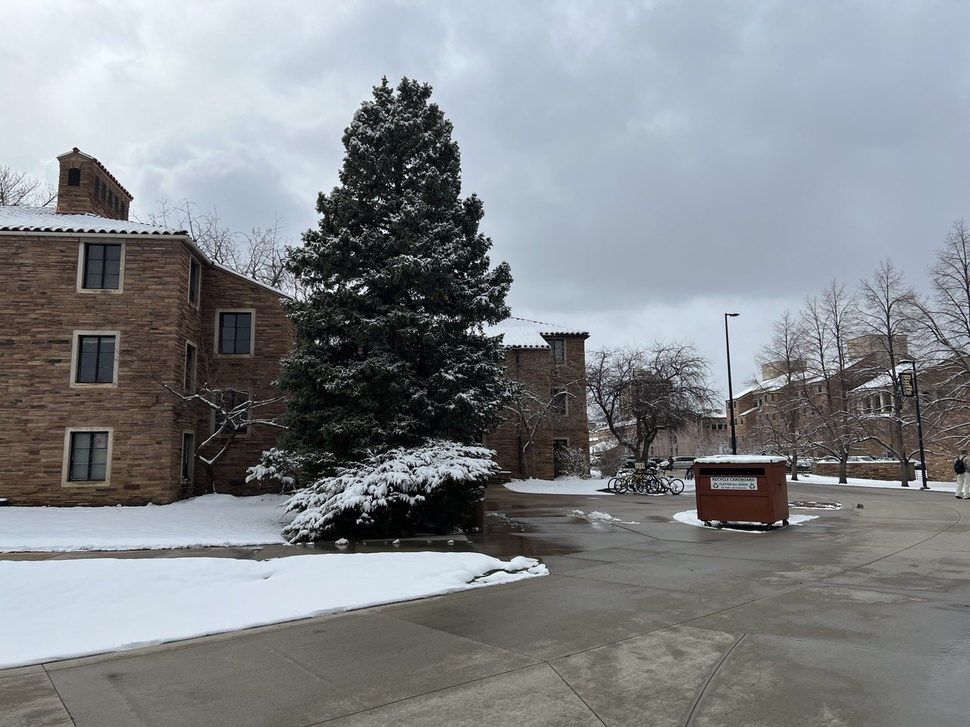
#> input picture images/Q1_1.jpeg, 970 x 727 px, shrunk from 1280 x 960 before the run
$ python Q1.py
#> lines starting #> are read from the running program, lines starting #| are printed output that depends on the picture; long printed decimals are rounded

import argparse
import numpy as np
import cv2

def main():

    parser = argparse.ArgumentParser()

    parser.add_argument('-s', '--src_image', default='images/Q1_1.jpeg')
    parser.add_argument('-d', '--des_image', default='images/Q1_2.jpeg')
    parser.add_argument('-t', '--threshold', type=float, default='5')
    parser.add_argument('-m', '--mode', default='A')

    args = parser.parse_args()

    # Load the images
    img1 = cv2.imread(args.src_image)
#> img1 is the input picture: shape (727, 970, 3); mean B, G, R 138.2, 134.5, 130.6
    img2 = cv2.imread(args.des_image)
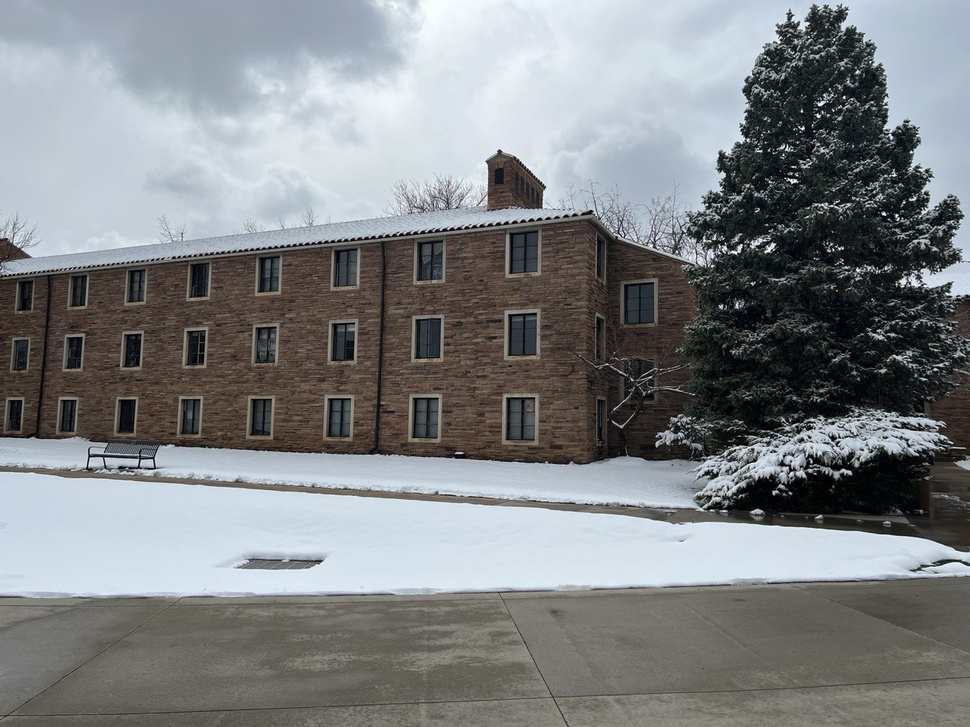
#> input picture images/Q1_2.jpeg, 970 x 727 px, shrunk from 1280 x 960 before the run
#> img2 is the input picture: shape (727, 970, 3); mean B, G, R 133.1, 130.9, 127.8

    # Copy images to another variable
    img1_c = img1.copy()
    img2_c = img2.copy()

    # Find height and width of the original image
    height, width, channels = img2.shape
#> height = 727; width = 970; channels = 3

    # generate the plane with one of the images
    result = np.zeros((height,width*3,3))
    result[:,width:width*2,:]= img2_c
    img2_c = result.astype('uint8')


    # Convert the images to grayscale
    gray1 = cv2.cvtColor(img1, cv2.COLOR_BGR2GRAY)
    gray2 = cv2.cvtColor(img2_c, cv2.COLOR_BGR2GRAY)
    gray2_o = cv2.cvtColor(img2, cv2.COLOR_BGR2GRAY)


    src_pts = []
    dst_pts = []

    def click_event_image_1 (event, x, y, flags, params):
        if event == cv2.EVENT_LBUTTONDOWN:
            if (x,y) not in src_pts:
                src_pts.append((x,y))
            cv2.circle(img1, (x,y), 8, (255, 255, 0), -1)
            cv2.imshow('image 1', img1)


    def click_event_image_2 (event, x, y, flags, params):
        if event == cv2.EVENT_LBUTTONDOWN:
            if (x+width,y) not in dst_pts:
                dst_pts.append((x+width,y))
            cv2.circle(img2, (x,y), 8, (255, 0, 255), -1)
            cv2.imshow('image 2', img2)


    def draw_correspondences(img1, img2, kp1, kp2, good_matches):

        # Create a new image that combines the two input images side by side
        height1, width1 = img1.shape[:2]
        height2, width2 = img2.shape[:2]
        new_width = width1 + width2
        new_height = max(height1, height2)
        new_img = np.zeros((new_height, new_width, 3), dtype=np.uint8)
        new_img[:height1, :width1] = img1
        new_img[:height2, width1:] = img2

        overlay = new_img.copy()

        # Draw circles around the keypoints and lines connecting the matched keypoints
        if good_matches == "M":
            for i in range(len(kp1)):

                p1 = kp1[i]

                # Shift the x-coordinate of the second point to account for the offset in the new image
                p2_shifted = (kp2[i][0] + width1-width2, kp2[i][1])

                # Draw circles around the keypoints and lines connecting the matched keypoints
                color = tuple(np.random.randint(0, 255, 3).tolist())  # Select a random color for each line
                cv2.circle(new_img, p1, 5, color, -1)
                cv2.circle(new_img, p2_shifted, 5, color, -1)
                cv2.line(new_img, p1, p2_shifted, color, 2)
        else:
            for match in good_matches:
                # Get the keypoints from the good matches
                kp1_idx = match.queryIdx
                kp2_idx = match.trainIdx
                p1 = tuple(map(int, kp1[kp1_idx].pt))
                p2 = tuple(map(int, kp2[kp2_idx].pt))

                # Shift the x-coordinate of the second point to account for the offset in the new image
                p2_shifted = (p2[0] + width1-width2, p2[1])

                # Draw circles around the keypoints and lines connecting the matched keypoints
                color = tuple(np.random.randint(0, 255, 3).tolist())  # Select a random color for each line
                cv2.circle(new_img, p1, 5, color, -1)
                cv2.circle(new_img, p2_shifted, 5, color, -1)
                cv2.line(new_img, p1, p2_shifted, color, 2)

        alpha = 0.40
        new_img = cv2.addWeighted(overlay, alpha, new_img, 1 - alpha, 0)

        return new_img

    if args.mode == "A":

        # Find the keypoints and descriptors using SIFT
        sift = cv2.SIFT_create()
        kp1, des1 = sift.detectAndCompute(gray1, None)
#> kp1 = 2647 keypoints; strongest (x, y, size): (456, 271, 1.9), (407, 177, 1.9), (891, 371, 2), (391, 467, 1.9)
        kp2, des2 = sift.detectAndCompute(gray2, None)
#> kp2 = 2943 keypoints; strongest (x, y, size): (1854, 214, 2.6), (1814, 97, 1.8), (1773, 128, 2.2), (1867, 215, 1.9)

        # Match the keypoints
        bf = cv2.BFMatcher()
        matches = bf.knnMatch(des1, des2, k=2)
#> matches = 2647 matches

        # Apply ratio test to filter out false matches
        good_matches = []
        for m, n in matches:
            if m.distance < 0.5*n.distance:
                good_matches.append(m)
#> after the loop, good_matches = 720 matches


        # Estimate the homography matrix using RANSAC
        src_pts = [kp1[m.queryIdx].pt for m in good_matches]
#> src_pts = 720 pairs, first value 10.71 to 504.5, second value 77.95 to 676.4
        dst_pts = [kp2[m.trainIdx].pt for m in good_matches]
#> dst_pts = 720 pairs, first value 1431.2 to 1927, second value 5.42 to 611.9

        cv2.imwrite('results/Q1-Points-threshold='+str(args.threshold)+'-mode='+args.mode+'-number_points='+str(len(src_pts))+'.jpg', draw_correspondences(img1_c,img2, kp1, kp2, good_matches))
#> in draw_correspondences, `new_img[:height2, width1:] = img2`:
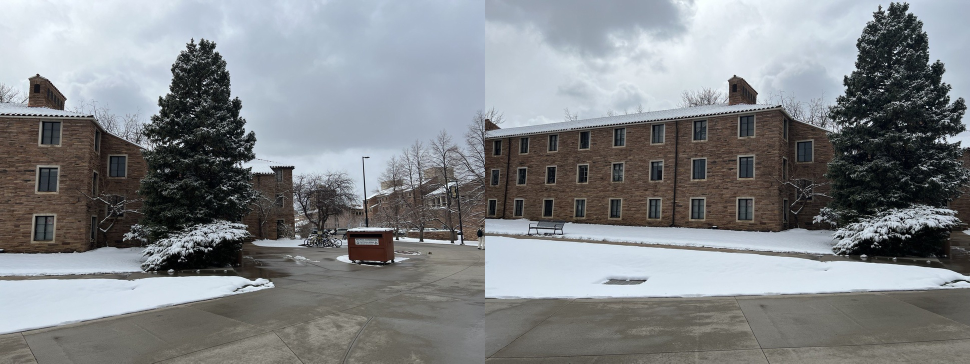
#> new_img: shape (727, 1940, 3) (shown at 1/2 size); mean B, G, R 135.7, 132.7, 129.2
#> the loop in draw_correspondences, `for match in good_matches:` made 720 passes
#> (kp1_idx, kp2_idx, p1, p2_shifted, color) on passes 1 to 3: (20, 958, (10, 389), (1432, 362), (172, 47, 117)), (29, 959, (13, 369), (1433, 346), (192, 67, 251)), (35, 963, (16, 356), (1434, 335), (195, 103, 9))
#> after the loop in draw_correspondences, `for match in good_matches:`:
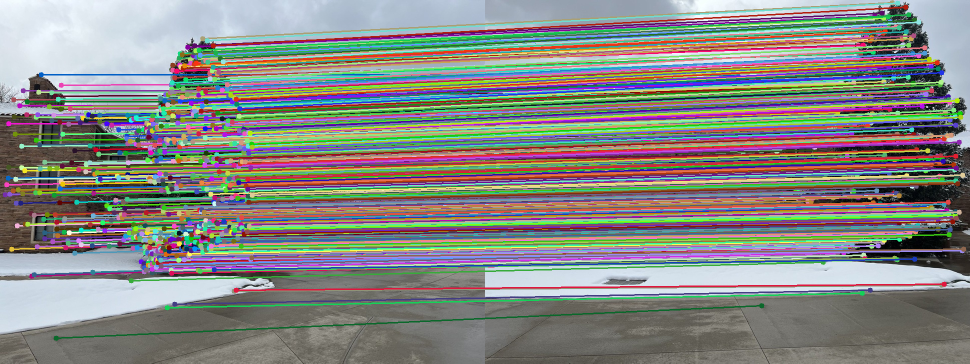
#> new_img: shape (727, 1940, 3) (shown at 1/2 size); mean B, G, R 131, 135.4, 134.6
#> in draw_correspondences, `new_img = cv2.addWeighted(overlay, alpha, new_img, 1 - alpha, 0)`:
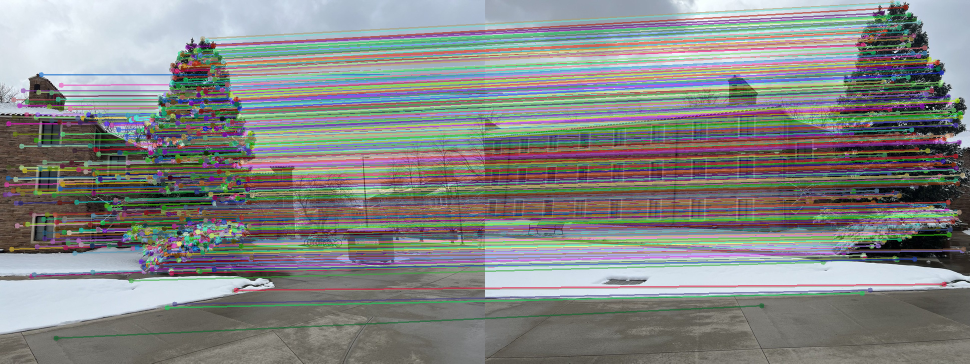
#> new_img: shape (727, 1940, 3) (shown at 1/2 size); mean B, G, R 132.9, 134.3, 132.4


    elif args.mode == "M":

        cv2.imshow('image 1', img1)
        cv2.imshow('image 2', img2)

        cv2.setMouseCallback('image 1', click_event_image_1)
        cv2.setMouseCallback('image 2', click_event_image_2)

        cv2.waitKey(0)
        cv2.destroyAllWindows()

        cv2.imwrite('results/Q1-Points-threshold='+str(args.threshold)+'-mode='+args.mode+'-number_points='+str(len(src_pts))+'.jpg', draw_correspondences(img1_c,img2, src_pts, dst_pts,"M"))


    dst_pts = np.float32(dst_pts).reshape(-1, 1, 2)
#> dst_pts = 720 rows, first 8: [1432.1, 362.6], [1433.5, 346.5], [1434.8, 335], [1431.2, 243.8], [1434.6, 317.1], [1438.3, 361.9], [1445, 452.5], [1442.7, 356.1]
    src_pts = np.float32(src_pts).reshape(-1, 1, 2)
#> src_pts = 720 rows, first 8: [10.71, 389.3], [13.92, 369.9], [16.32, 356.2], [17.75, 247.5], [17.78, 334.6], [19.86, 388.9], [23.44, 498.4], [26.47, 381.9]

    print('Number of points:', len(src_pts))
#| Number of points: 720


    M, mask = cv2.findHomography(src_pts, dst_pts, cv2.RANSAC, args.threshold)
#> M = [[-0.2, 0.0931, 1408.8], [-0.246, 0.849, 37.33], [-0.000627, 3.75e-05, 1]]; mask = 720 values, max 1 at index 0, min 0 at index 26, mean 0.993


    # Calculate the alignment error
    error = 0
    count = 0
    for i in range(len(src_pts)):
        if mask[i] == 1:
            p1 = np.array([src_pts[i][0][0],src_pts[i][0][1],1])
            p2 = np.array([dst_pts[i][0][0],dst_pts[i][0][1],1])
            aligned_pt = np.dot(M, p1)
            error += np.sqrt((aligned_pt[0] - p2[0])**2 + (aligned_pt[1] - p2[1])**2)
            count += 1
#> this loop made 720 passes
#> (p1, p2, aligned_pt, error) on passes 1 to 10: ([10.71, 389.3, 1], [1432.1, 362.6, 1], [1442.9, 365.3, 1.01], 11.1), ([13.92, 369.9, 1], [1433.5, 346.5, 1], [1440.4, 348, 1.01], 18.17), ([16.32, 356.2, 1], [1434.8, 335, 1], [1438.7, 335.8, 1], 22.13), ([17.75, 247.5, 1], [1431.2, 243.8, 1], [1428.3, 243.1, 0.998], 25.15), ([17.78, 334.6, 1], [1434.6, 317.1, 1], [1436.4, 317.1, 1], 26.93), ([19.86, 388.9, 1], [1438.3, 361.9, 1], [1441, 362.7, 1], 29.72), ([23.44, 498.4, 1], [1445, 452.5, 1], [1450.5, 454.7, 1], 35.65), ([26.47, 381.9, 1], [1442.7, 356.1, 1], [1439, 355.1, 0.998], 39.4), ([27.65, 199.2, 1], [1436.5, 200.9, 1], [1421.8, 199.7, 0.99], 54.15), ([28.65, 233.1, 1], [1438.6, 230.5, 1], [1424.7, 228.2, 0.991], 68.19)
#> (p1, p2) on pass 69: ([120.2, 377.4, 1], [1512, 349.7, 1])
    print('Alignment error:', error / count)
#| Alignment error: 342.973

    # Generate final image
    height, width, _ = img1.shape
    img1_warped = cv2.warpPerspective(img1_c, M, (width*3, height))
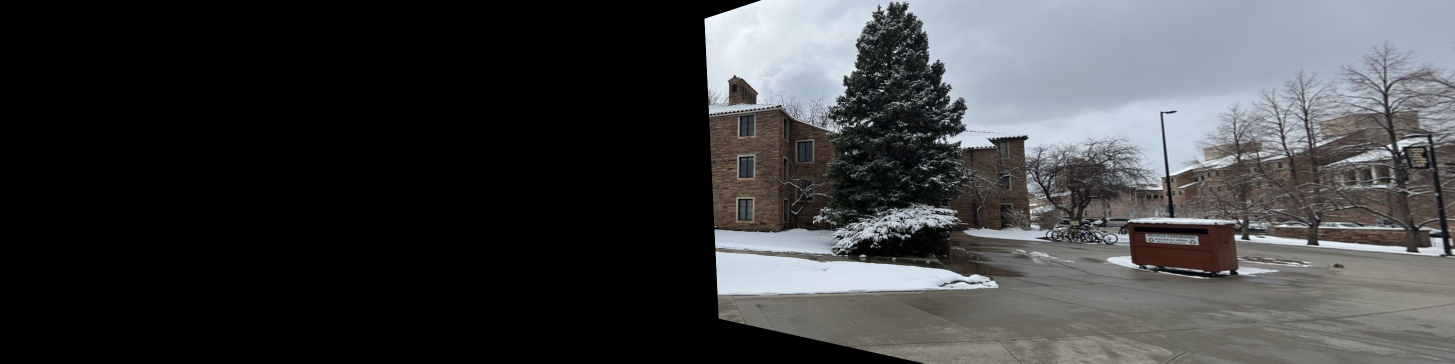
#> img1_warped: shape (727, 2910, 3) (shown at 1/2 size); mean B, G, R 64.5, 63.1, 61.8

    mask = np.ones_like(img1_warped)
    mask[img1_warped==0]=0
    mask[result==0]=0
    result = (result + img1_warped) * (1-mask) + (result * 0.5 + img1_warped * 0.5) * (mask)

    # Crop Image
    f = np.sum(result[:,0])

    for i in range(width*3):
        if np.sum(result[:,i])!=0 and f==0:
            result = result[:,i:-1,:]
            break
        if np.sum(result[:,i])==0 and f!=0:
            result = result[:,0:i,:]
            break
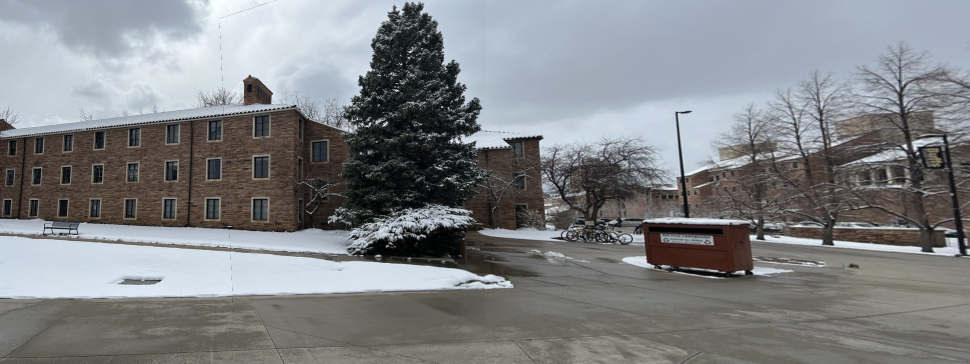
#> result: shape (727, 1939, 3) float64 (shown at 1/2 size); mean B, G, R 133.4, 130.7, 128.1

    cv2.imwrite('results/Q1-Final-Image-threshold='+str(args.threshold)+'-mode='+args.mode+'-number_points='+str(len(src_pts))+'.jpg', result)

    # Calculate the geometric distortion
    gray_img = cv2.cvtColor(result.astype("uint8"), cv2.COLOR_BGR2GRAY)
    edges = cv2.Canny(gray_img, 50, 150, apertureSize=3)
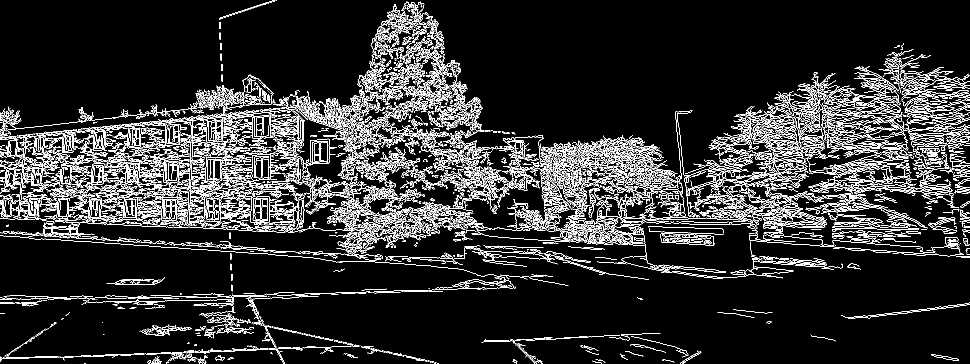
#> edges: shape (727, 1939) (shown at 1/2 size); 11% white in thin lines or dots
    lines = cv2.HoughLines(edges, 1, np.pi / 180, 200)
    angle = np.mean([line[0][1] for line in lines])
    deviation = np.sum([np.abs(line[0][1] - angle) for line in lines])
    geometric_distortion = deviation / len(lines)

    print('Geometric distortion:', geometric_distortion)
#| Geometric distortion: 0.3032

    print("Finished")

    # Display the result
    cv2.imshow('Result', result.astype("uint8"))
    cv2.waitKey(0)
    cv2.destroyAllWindows()

if __name__ == '__main__':
    main()
